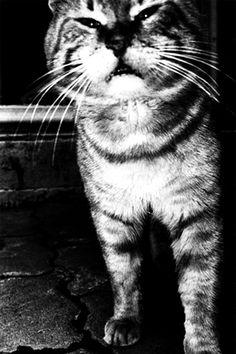
#> input picture cat.jpg, 236 x 354 px
$ python hw2_ex3_harris_corner_template.py   (older library calls are emulated)
#> lines starting #> are read from the running program, lines starting #| are printed output that depends on the picture
### hw2_ex1_linear_filtering_fkraehenbuehl.py
""" 1 Linear filtering """

# Imports
from math import sqrt, exp

import numpy as np
import matplotlib.pyplot as plt
from mpmath import pi
from scipy import signal
#from scipy import datasets
from scipy.ndimage import gaussian_filter1d
from math import floor, ceil

plt.rcParams['image.cmap'] = 'gray'
import time
import pdb
img = plt.imread('cat.jpg').astype(np.float32)
#> img: shape (354, 236) float32; min 0, max 255, mean 77.6
plt.imshow(img)
plt.axis('off')
plt.title('original image')
plt.show()
# 1.1
def boxfilter(n):
    # this function returns a box filter of size nxn

    ### your code should go here ###
    box_filter = 1 / n * np.ones((n, n))
    return box_filter

# 1.2
# Implement full convolution
def myconv2(myimage, myfilter):
    # This function performs a 2D convolution between image and filt, image being a 2D image. This
    # function should return the result of a 2D convolution of these two images. DO
    # NOT USE THE BUILT IN SCIPY CONVOLVE within this function. You should code your own version of the
    # convolution, valid for both 2D and 1D filters.
    # INPUTS
    # @ image         : 2D image, as numpy array, size mxn
    # @ filt          : 1D or 2D filter of size kxl
    # OUTPUTS
    # img_filtered    : 2D filtered image, of size (m+k-1)x(n+l-1)

    ### your code should go here ###
    #m, n = myimage.shape
    #k, l = myfilter.shape
    if np.ndim(myimage)>=2:
        m, n = myimage.shape
    else:
        myimage=myimage[np.newaxis]
        m, n = myimage.shape

    if np.ndim(myfilter)>=2:
        k, l = myfilter.shape
    else:
        myfilter=myfilter[np.newaxis]
        k, l = myfilter.shape


    #https://medium.com/analytics-vidhya/2d-convolution-using-python-numpy-43442ff5f381
    #https://www.allaboutcircuits.com/technical-articles/two-dimensional-convolution-in-image-processing/

    # if filter is 2D => SVD
    if 1==2:
    # this was supposed to do a SVD if filter is 2D. but it's just too much work for such an assignment
    #if myfilter.shape[0]>1 and myfilter.shape[1]>1:
        #separate into two I guess
        U, E, V = np.linalg.svd(myfilter)
        #testfilter=np.dot(U[:, :E.shape[0]] * E, V)
        newfilter = np.flipud(U[:, 0])  # flip filter downwards and leftwards
        newimage = np.pad(myimage, ((k - 1, k - 1), (l - 1, l - 1)))  # zeropadding
        img_filtered = np.zeros((m + k - 1, n + l - 1))
        for i in range(m + k - 1):
            for j in range(n + l - 1):
                img_filtered[i, j] = np.sum(newfilter * newimage[i:i + k, j:j + l])


        #newfilter=newfilter[np.newaxis]
        newfilter = np.flip(V[0,:])   #flip filter downwards and leftwards
        newfilter=newfilter[np.newaxis]
        for i in range(m + k - 1):
            for j in range(n + l - 1):
                img_filtered[i, j] = np.sum(newfilter * img_filtered[i:i + k, j:j + l])

    else:
        newfilter=np.flipud(np.fliplr(myfilter))#flip filter downwards and leftwards
        newimage=np.pad(myimage,((k-1,k-1),(l-1,l-1)))#zeropadding
        img_filtered=np.zeros((m+k-1, n+l-1))
        for i in range(m + k - 1):
            for j in range(n + l - 1):
                img_filtered[i, j] = np.sum(newfilter * newimage[i:i + k, j:j + l])
    return img_filtered


# 1.3
# create a boxfilter of size 10 and convolve this filter with your image - show the result
bsize = 10


### your code should go here ###


# 1.4
# create a function returning a 1D gaussian kernel
def gauss1d(sigma, filter_length=20):
    # INPUTS
    # @ sigma         : sigma of gaussian distribution
    # @ filter_length : integer denoting the filter length, default is 10
    # OUTPUTS
    # @ gauss_filter  : 1D gaussian filter

    ### your code should go here ###
    #https: // stackoverflow.com / questions / 11209115 / creating - gaussian - filter - of - required - length - in -python
    if filter_length%2==0:
        #even
        r = range(-int(filter_length / 2), int(filter_length / 2))
    else:
        #odd
        r = range(-int(filter_length / 2), int(filter_length / 2) + 1)
    gauss_filter=[1 / (sigma * sqrt(2 * pi)) * exp(-float(x) ** 2 / (2 * sigma ** 2)) for x in r]
    gauss_filter=np.asarray(gauss_filter)
    return gauss_filter

### your code should go here ###

# 1.1
# N=3
# print("boxfilter",boxfilter(N))

# 1.2
#2D-case
m,n,k,l=10,10,3,3
myimage = np.random.random((m,n))
myfilter = np.random.random((k,l))
myresult = myconv2(myimage, myfilter)
inbuiltresult = signal.convolve2d(myimage, myfilter, boundary='fill', mode='full')
if np.isclose(myresult, inbuiltresult).all():
    print("2D case works")
else:
    print("2D case doesn't work")
#1D-case, (1,3)
m,n,k,l=10,10,1,3
myimage = np.random.random((m,n))
myfilter = np.random.random((k,l))
myresult = myconv2(myimage, myfilter)
inbuiltresult = signal.convolve2d(myimage, myfilter, boundary='fill', mode='full')
if np.isclose(myresult, inbuiltresult).all():
    print("(1,3)-1D filter case works")
else:
    print("(1,3)-1D filter case doesn't work")
#1D-case, (3,1)
m,n,k,l=10,10,3,1
myimage = np.random.random((m,n))
myfilter = np.random.random((k,l))
myresult = myconv2(myimage, myfilter)
inbuiltresult = signal.convolve2d(myimage, myfilter, boundary='fill', mode='full')
if np.isclose(myresult, inbuiltresult).all():
    print("(3,1)-1D filter case works")
else:
    print("(3,1)-1D filter case doesn't work")

# 1.2
newimg=myconv2(img,boxfilter(11))
#> in myconv2 (call 4), `newimage=np.pad(myimage,((k-1,k-1),(l-1,l-1)))#zeropadding`:
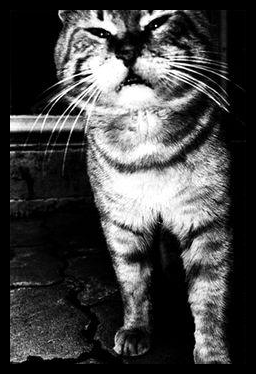
#> newimage: shape (374, 256) float32; min 0, max 255, mean 67.7
#> after the loop in myconv2 (call 4), `for i in range(m + k - 1):`:
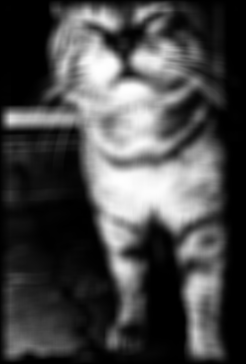
#> img_filtered: shape (364, 246) float64; min 0, max 2802.3, mean 795.9; drawn with min black and max white
plt.imshow(newimg)
plt.axis('off')
plt.title('new image')
plt.show()
sigma, filter_length = 1, 11
mygauss=gauss1d(sigma,filter_length)
#comparision to built-in
feedvector=np.zeros(filter_length)
if len(feedvector)%2==0:#even
    feedvector[floor(len(feedvector)/2)]=1
    feedvector[floor(len(feedvector)/2)-1]=1
else:#odd
    feedvector[floor(len(feedvector) / 2)]=1
inbuiltresult=gaussian_filter1d(feedvector,sigma)

if np.isclose(mygauss, inbuiltresult,rtol=1e-08, atol=1e-05).all():
    print("mygauss works")
else:
    print("(mygauss doesn't work")

### hw2_ex3_harris_corner_template.py
""" 3 Corner detection """

# Imports
import numpy as np
import matplotlib.pyplot as plt
#import hw2_ex1_linear_filtering_template as ex1
from scipy.ndimage import gaussian_filter1d
from math import ceil, floor
from scipy import signal

import hw2_ex1_linear_filtering_fkraehenbuehl as ex1


plt.rcParams['image.cmap'] = 'gray'
from scipy.signal import convolve2d, convolve
from skimage import color, io
import pdb

# Load the image, convert to float and grayscale
#img = io.imread('chessboard.jpg')
img = io.imread('C:\\Users\\FlipFlop\\Documents\\UniBE\\Sem2_IntroToImageAnal\\hw2_handout\\chessboard.jpeg')
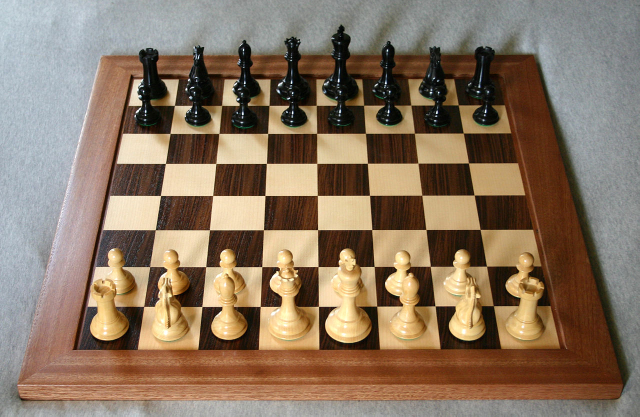
#> input picture chessboard.jpeg, 1280 x 833 px, found by its file name (shown at 1/2 size)
#> img is the input picture: shape (833, 1280, 3); mean R, G, B 137.6, 117.7, 98
img = color.rgb2gray(img)
#> img: shape (833, 1280) float64

# 3.1
# Write a function myharris(image) which computes the harris corner for each pixel in the image. The function should return the R
# response at each location of the image.
# HINT: You may have to play with different parameters to have appropriate R maps.
# Try Gaussian smoothing with sigma=0.2, Gradient summing over a 5x5 region around each pixel and k = 0.1.)
def myharris(image, w_size, sigma, k):
    # This function computes the harris corner for each pixel in the image
    # INPUTS
    # @image    : a 2-D image as a numpy array
    # @w_size   : an integer denoting the size of the window over which the gradients will be summed
    # sigma     : gaussian smoothing sigma parameter
    # k         : harris corner constant
    # OUTPUTS
    # @R        : 2-D numpy array of same size as image, containing the R response for each image location

    ### your code should go here ###
    # compute derivatives and smooth
    # https://muthu.co/harris-corner-detector-implementation-in-python/
    height, width = image.shape
    dx = np.array([-1, 0, 1])
    dy = np.array([-1,0,1]).reshape(-1,1)#
    filter_length=3 #random
    sigma=1#temp to see something
    mygauss=ex1.gauss1d(sigma,filter_length)
    # mygauss=np.asarray(mygauss)
    # gdx_inbuilt=signal.convolve(in1, in2, mode='full', method='auto')
    # gdy_inbuilt=signal.convolve(in1, in2, mode='full', method='auto')
    gdx = ex1.myconv2(dx,mygauss)
    gdy = ex1.myconv2(dy,mygauss)
    Ix = ex1.myconv2(image, gdx)
    Iy = ex1.myconv2(image, gdy)
    # Ix = Ix[:width, :height]
    # Iy = Iy[:width, :height]

    # product of gradients at each pixel
    Ixx = Ix * Ix
    Iyy = Iy * Iy
    Ixy = Ix * Iy

    # sums of products of derivates at each pixel
    Sxx = np.zeros((height, width))
    Syy = np.zeros((height, width))
    Sxy = np.zeros((height, width))
    offset = int(w_size / 2)  # to make sure windord doesnt get out of image

    for y in range(offset, height - offset):
        for x in range(offset, width-offset):
            Sxx[x][y] = np.sum(Ixx[x - offset:x + 1 + offset, y - offset:y + 1 + offset])
            Syy[x][y]  = np.sum(Iyy[x - offset:x + 1 + offset, y - offset:y + 1 + offset])
            Sxy[x][y]  = np.sum(Ixy[x - offset:x + 1 + offset, y - offset:y + 1 + offset])

    # Define at each pixel matrix, compute response
    det = (Sxx * Syy) - (Sxy ** 2)
    trace = Sxx + Syy
    R = det - k * (trace ** 2)
    return R
# [8 lines of commented-out code are left out]
R = myharris(img, 5, 0.2, 0.1)
#> after the loop in myconv2 (call 7), `for i in range(m + k - 1):`:
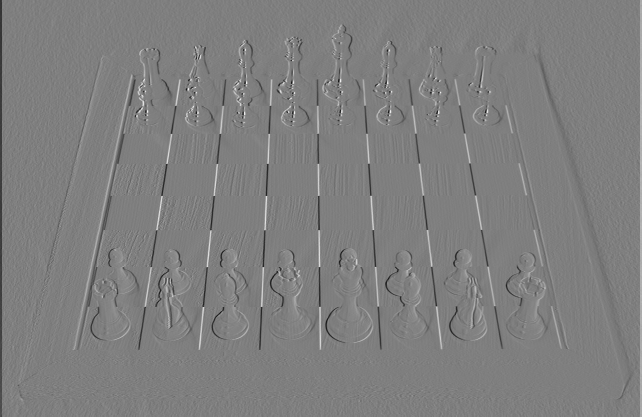
#> img_filtered: shape (833, 1284) float64 (shown at 1/2 size); min -0.612, max 0.616, mean 2.7e-20; drawn with min black and max white
#> in myconv2 (call 8), `newimage=np.pad(myimage,((k-1,k-1),(l-1,l-1)))#zeropadding`:
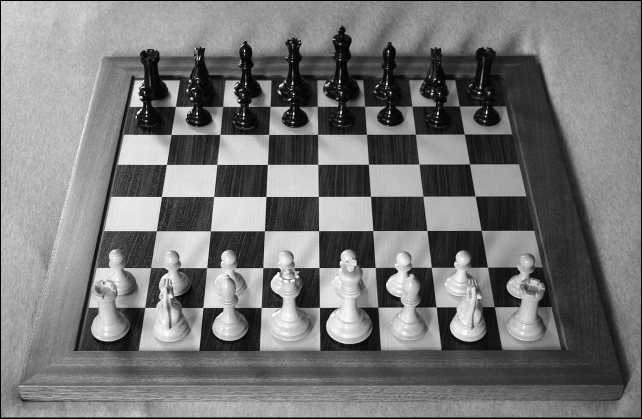
#> newimage: shape (837, 1284) float64 (shown at 1/2 size); min 0, max 1, mean 0.469
#> after the loop in myconv2 (call 8), `for i in range(m + k - 1):`:
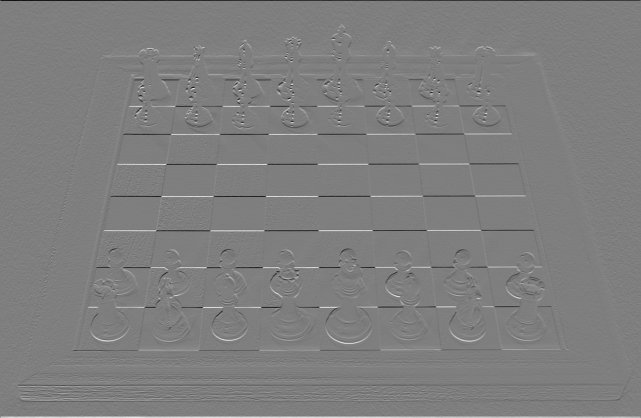
#> img_filtered: shape (835, 1282) float64 (shown at 1/2 size); min -0.832, max 0.84, mean 0; drawn with min black and max white
#> in myharris, `Iyy = Iy * Iy`:
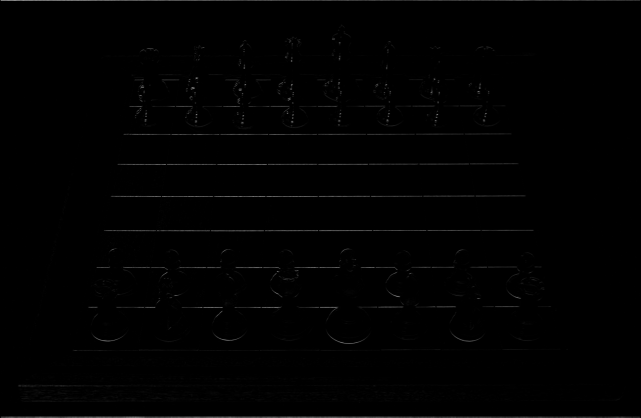
#> Iyy: shape (835, 1282) float64 (shown at 1/2 size); min 0, max 0.706, mean 0.00571
#> (the run stopped early here; a loop or call above may not have finished)
